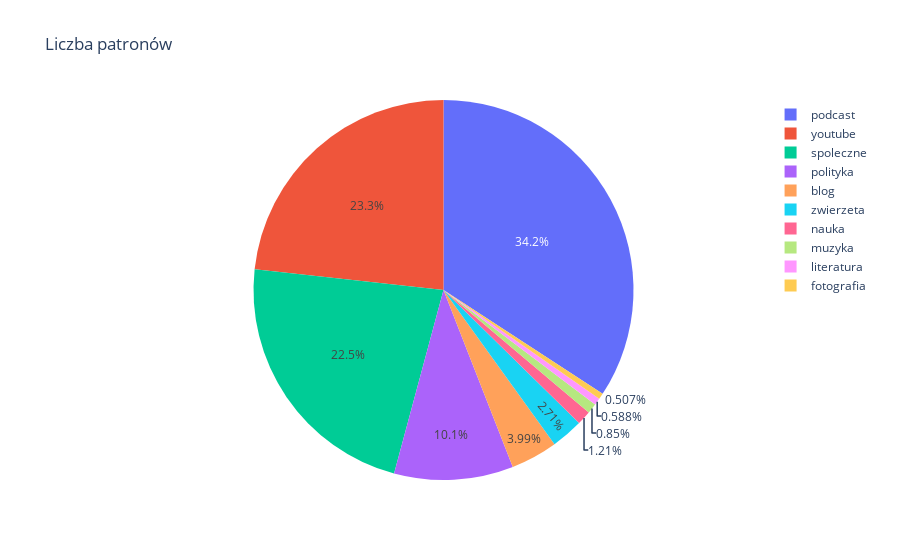

This figure's notebook cell:
### Code cell
fig = px.pie(df_stat.query('patroni>1000'), values='patroni', names='kategoria', title='Liczba patronów')
fig.show()

### Figure 1 — Plotly figure (JSON) as saved in the notebook; plotly's stock layout.template omitted (floating-point values rounded to 4 significant figures)
{"data": [{"domain": {"x": [0, 1], "y": [0, 1]}, "hovertemplate": "kategoria=%{label}<br>patroni=%{value}<extra></extra>", "labels": ["youtube", "polityka", "podcast", "spoleczne", "blog", "zwierzeta", "nauka", "muzyka", "literatura", "fotografia"], "legendgroup": "", "name": "", "showlegend": true, "type": "pie", "values": [48365, 21061, 71103, 46869, 8295, 5644, 2506, 1768, 1223, 1053]}], "layout": {"legend": {"tracegroupgap": 0}, "title": {"text": "Liczba patronów"}}}
